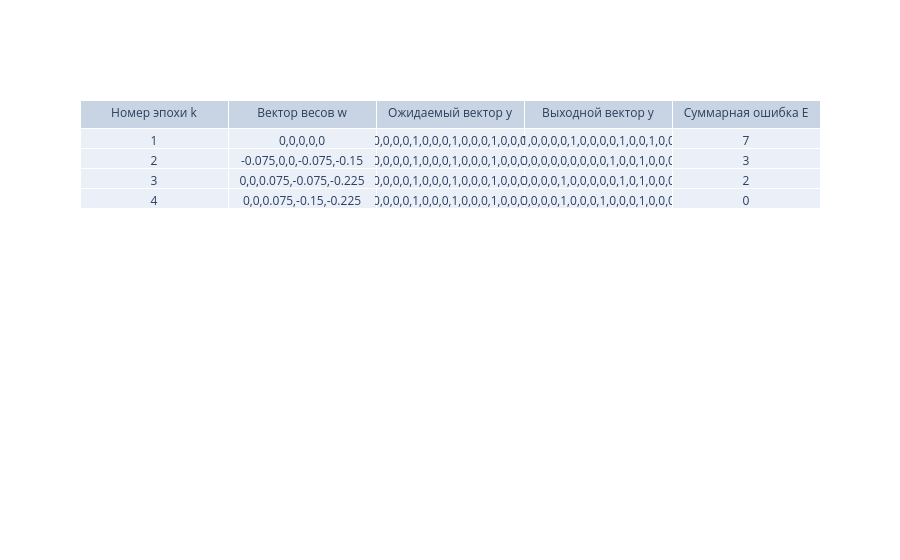

Notebook code for this chart:
### Code cell
#Класс для сети с сигмоидальной функцией активации
class sigma_network(network):

    # Функция активации (сигмоидальная)
    def activation_function(self, net):
        return (1 / (1 + np.exp(-net)))

    # Производная ФА
    def deviation_activation_function(self, net):
        sig = self.activation_function(net)
        return (sig * (1 - sig))
            
#обучение сети с сигмоидальной функцией на всех данных
sigma_netw=sigma_network(4)
out_sigma = sigma_netw.learn(full_inputs,full_outputs,show=True)

#вывод результатов
trace = go.Table(
    header=dict(values=['Номер эпохи k', 
                        'Вектор весов w',
                        'Ожидаемый вектор y',
                        'Выходной вектор y',
                        'Суммарная ошибка E']),
    cells=dict(values=[*list(zip(*out_sigma))])
)
data = [trace] 
iplot(data, filename = 'basic_table')

### Figure 1 — Plotly figure (JSON) as saved in the notebook; plotly's stock layout.template omitted (floating-point values rounded to 4 significant figures; data arrays with more than 128 entries replaced by an {"elided": "..."} marker saying what was removed)
{"data": [{"cells": {"values": {"elided": "5 rows, 156 float values in total"}}, "header": {"values": ["Номер эпохи k", "Вектор весов w", "Ожидаемый вектор y", "Выходной вектор y", "Суммарная ошибка E"]}, "type": "table"}], "layout": {}}
